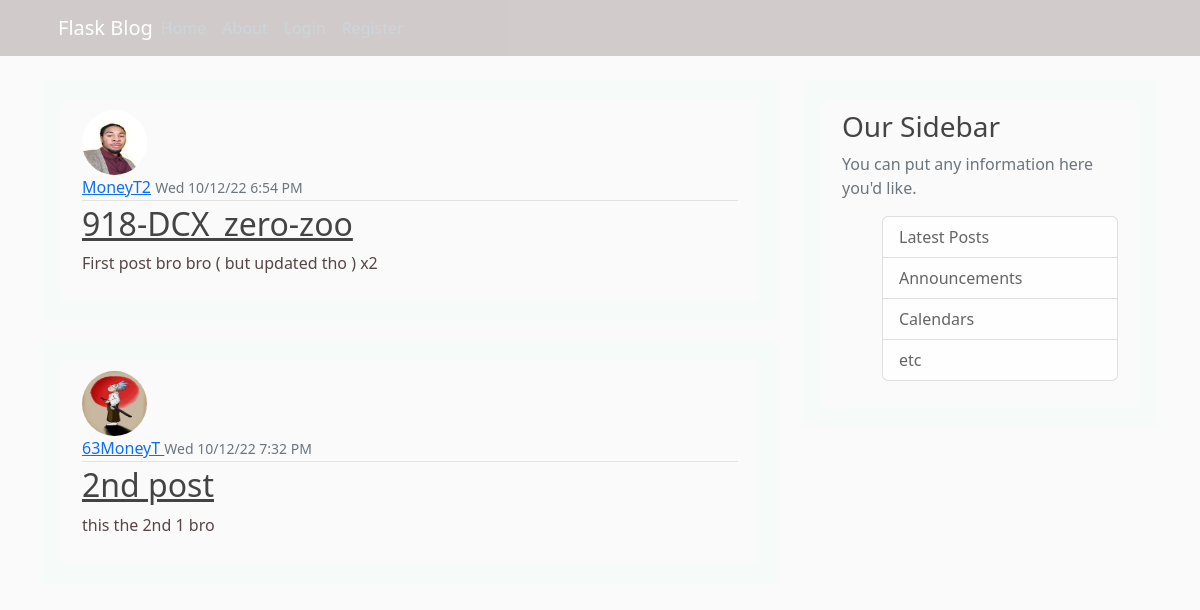
The page /home on the database its author committed.
### flask_blog/models.py (models this page shows, shortened)
class Post(db.Model):
    id = db.Column(db.Integer, primary_key=True)
    title = db.Column(db.String(250), nullable=False)
    date_posted = db.Column(db.DateTime, nullable=False, default=datetime.utcnow)
    content = db.Column(db.Text, nullable=False)
    user_id = db.Column(db.Integer, db.ForeignKey('user.id'), nullable=False)

class User(db.Model, UserMixin):
    id = db.Column(db.Integer, primary_key=True)
    username = db.Column(db.String(20), unique=True, nullable=False)
    email = db.Column(db.String(120), unique=True, nullable=False)
    image_file = db.Column(db.String(20), nullable=False, default='default.jpg')
    password = db.Column(db.String(20), unique=True, nullable=False)
    posts = db.relationship('Post', backref='author', lazy=True)

### flask_blog/routes.py (the view)
@app.route("/")
@app.route("/home")
def home():
    posts = Post.query.all()
    return render_template('home.html', posts=posts)

### flask_blog/templates/home.html
{% extends "layout.html" %}
{% block content %}
    {% for post in posts %}
        <article class="media content-section">
          <img class="rounded-circle article-img" src="{{ url_for('static', filename='profile_pics/' + post.author.image_file) }}" alt="pic">
            <div class="media-body">
              <div class="article-metadata">
                <a class="mr-2" href="#">{{ post.author.username }}</a>
                <small class="text-muted">{{ post.date_posted.strftime('%a %m/%d/%y %-I:%M %p') }}</small>
              </div>
              <h2><a class="article-title" href="{{ url_for('post', post_id=post.id) }}">{{ post.title }}</a></h2>
              <p class="article-content">{{ post.content }}</p>
            </div>
        </article>
    {% endfor %}
{% endblock content %}

### flask_blog/templates/layout.html (shortened to what this page needs)
<!DOCTYPE html>
<html lang="en">
<head>
    <link rel="stylesheet" href="https://cdn.jsdelivr.net/npm/bootstrap@5.2.1/dist/css/bootstrap.rtl.min.css">
    <link rel="stylesheet" type="text/css" href="{{ url_for('static', filename='main.css') }}">
</head>
<body>
    <div>
      <header class="site-header">
        <nav class="navbar navbar-expand-md navbar-dark bg-steel fixed-top">
            <div class="container ">
              <a class="navbar-brand mr-4" href="/">Flask Blog</a>
              <div class="collapse navbar-collapse" id="navbarToggle">
                <div class="navbar-nav mr-auto">
                  <a class="nav-item nav-link" href="{{ url_for('home')}}">Home</a>
                  <a class="nav-item nav-link" href="{{ url_for('about')}}">About</a>
                </div>
                <div class="navbar-nav">
                  {% if current_user.is_authenticated %}
                  <a class="nav-item nav-link" href="{{ url_for('new_post')}}">New Post</a>
                  <a class="nav-item nav-link" href="{{ url_for('logout')}}">Logout</a>
                  <a class="nav-item nav-link" href="{{ url_for('account')}}">Account</a>
                  {% else %}
                  <a class="nav-item nav-link" href="{{ url_for('login')}}">Login</a>
                  <a class="nav-item nav-link" href="{{ url_for('register')}}">Register</a>
                  {% endif %}
                </div>
              </div>
            </div>
          </nav>
    </header>
    <main role="main" class="container">
      <div class="row">
        <div class="col-md-8">
          {% block content %}{% endblock %}
        </div>
        <div class="col-md-4">
          <div class="content-section">
            <h3>Our Sidebar</h3>
            <p class='text-muted'>You can put any information here you'd like.
              <ul class="list-group">
                <li class="list-group-item list-group-item-light">Latest Posts</li>
                <li class="list-group-item list-group-item-light">Announcements</li>
                <li class="list-group-item list-group-item-light">Calendars</li>
                <li class="list-group-item list-group-item-light">etc</li>
              </ul>
            </p>
          </div>
        </div>
      </div>
    </main>
    </div>
</body>
</html>

### flask_blog/static/main.css (style rules this page uses)
body { background: #fafafa; color: #574646; margin-top: 5rem; }
h1, h2, h3, h4, h5, h6 { color: #444444; }
.bg-steel { background-color: #6d5a584b; }
.site-header .navbar-nav .nav-link { color: #cbd5db; }
.content-section { background: #fafafae7; padding: 10px 20px; border: 20px solid #00ff8805; border-radius: 3px; margin-bottom: 20px; }
.article-title { color: #444444; }
.article-content { white-space: pre-line; }
.article-img { height: 65px; width: 65px; margin-right: 16px; }
.article-metadata { padding-bottom: 1px; margin-bottom: 4px; border-bottom: 1px solid #e3e3e3 }

### rows shown on the page
Post: image_file (picture), author.username "MoneyT2", date_posted "Wed 10/12/22 6:54 PM", title "918-DCX_zero-zoo", content "First post bro bro ( but updated tho ) x2"
Post: image_file (placeholder picture), author.username "63MoneyT", date_posted "Wed 10/12/22 7:32 PM", title "2nd post", content "this the 2nd 1 bro"
